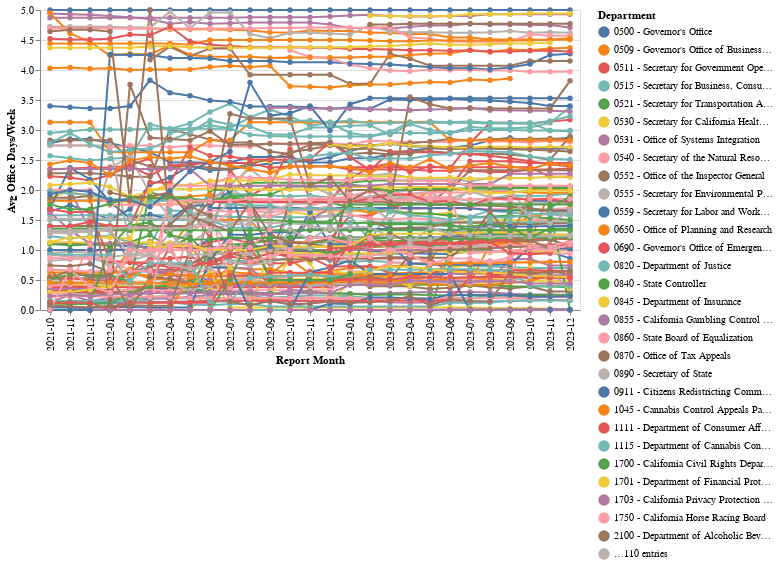

The code cell stored with this chart in its notebook:
### Code cell
make_line(in_office_tr, x_col="Report Month", y_col="Avg Office Days/Week", color="Department")

### Figure 1 — Vega-Lite specification as saved in the notebook (floating-point values rounded to 4 significant figures; data arrays with more than 128 entries replaced by an {"elided": "..."} marker saying what was removed)
{"config": {"view": {"continuousWidth": 300, "continuousHeight": 300}}, "data": {"name": "data-1687fa0c74b7604bb86cd06a7c27388e"}, "mark": {"type": "line", "point": true}, "encoding": {"color": {"field": "Department", "type": "nominal"}, "tooltip": [{"field": "Report Month", "type": "nominal"}, {"field": "Avg Office Days/Week", "type": "quantitative"}], "x": {"field": "Report Month", "type": "nominal"}, "y": {"field": "Avg Office Days/Week", "type": "quantitative"}}, "$schema": "https://vega.github.io/schema/vega-lite/v5.15.1.json", "datasets": {"data-1687fa0c74b7604bb86cd06a7c27388e": {"elided": "3421 records"}}}
